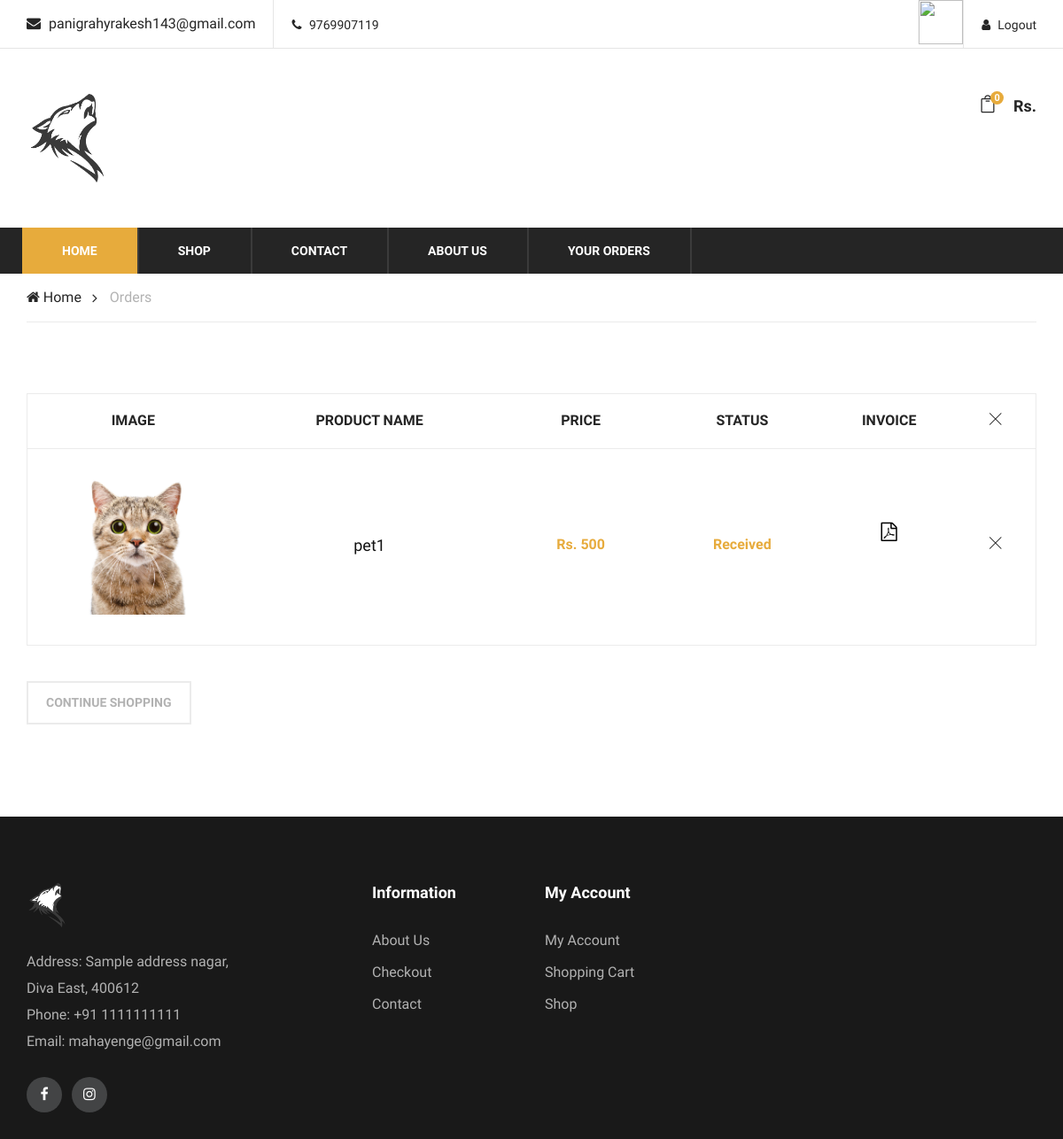
The app's page /online/orders.php (signed in) with its own data.
### tables this page shows
CREATE TABLE `orders` (
  `id` int(11) NOT NULL,
  `product_id` int(11) NOT NULL,
  `user_id` int(11) NOT NULL,
  `address` varchar(300) DEFAULT NULL,
  `date` datetime NOT NULL DEFAULT current_timestamp(),
  `status` tinyint(4) DEFAULT NULL COMMENT '0 = "placed", 1 = "accepted", 2 = "dispatched", 3 = "cancelled", 4 = "received"'
);

CREATE TABLE `products` (
  `id` int(11) NOT NULL,
  `type` tinyint(4) NOT NULL COMMENT '0 = "Pet", 1 = "Accessory"',
  `product_name` varchar(100) NOT NULL,
  `product_details` varchar(300) NOT NULL,
  `product_price` varchar(30) NOT NULL,
  `image` varchar(300) NOT NULL
);

### online/orders.php (the view, shortened to what this page needs)
<?php include 'header.php';
    ?>
    <?php
$uid = $_SESSION['uid'];
$fetch_orders = "SELECT *, o.id as orderid FROM products p inner join orders o on o.product_id = p.id WHERE user_id = '$uid' and status IS NOT NULL";
$orders = $conn->query($fetch_orders);
?>
    <div class="breacrumb-section">
        <div class="container">
            <div class="row">
                <div class="col-lg-12">
                    <div class="breadcrumb-text product-more">
                        <a href="./home.html"><i class="fa fa-home"></i> Home</a>
                        <span>Orders</span>
                    </div>
                </div>
            </div>
        </div>
    </div>
    <section class="shopping-cart spad">
        <div class="container">
            <div class="row">
                <div class="col-lg-12">
                    <div class="cart-table">
                        <table>
                            <thead>
                                <tr>
                                    <th>Image</th>
                                    <th>Product Name</th>
                                    <th>Price</th>
                                    <th>Status</th>
                                    <th>Invoice</th>
                                    <th><i class="ti-close"></i></th>
                                </tr>
                            </thead>
                            <tbody>
                            <?php
                            while($row = $orders->fetch_assoc()){
                                ?>
                                <tr>
                                    <td class="cart-pic first-row"><img src="<?php echo 'admin/'.$row['image'] ?>" alt=""></td>
                                    <td class="first-row">
                                        <h5><?php echo $row['product_name'] ?></h5>
                                    </td>
                                    <td class="p-price first-row">Rs. <?php echo $row['product_price'] ?></td>
                                    <td class="p-price first-row">
                                        <?php
                                        $status = $row['status'];
                                        if($status == NULL){
                                            echo "In the cart";
                                        }elseif($status == 0){
                                            echo "Placed";
                                        }elseif($status == 1){
                                            echo "Accepted";
                                        }elseif($status == 2){
                                            echo "Dispatched";
                                        }elseif($status == 3){
                                            echo "Cancelled";
                                        }elseif($status == 4){
                                            echo "Received";
                                        }
                                        ?></td>
                                        <?php
                                        if($status == 4){
                                            ?>
                                            <td><a href="generate_invoice.php?oid=<?php echo $row['orderid'];?>"><i style="color:black;" class="fa fa-file-pdf-o fa-lg" aria-hidden="true"></i></a></td>
                                            <?php
                                        }else{
                                            ?>
                                            <td>NA</td>
                                            <?php
                                        }
                                        ?>
                                    <td class="close-td first-row"><i class="ti-close" onclick="removefromcart('<?php echo $row['orderid'];?>');"></i></td>
                                </tr>
                                <?php
                            }
                            ?>
                            </tbody>
                        </table>
                    </div>
                    <div class="row">
                        <div class="col-lg-4">
                            <div class="cart-buttons">
                                <a href="shop.php" class="primary-btn continue-shop">Continue shopping</a>
                            </div>
                        </div>
                    </div>
                </div>
            </div>
        </div>
    </section>
    <?php include 'footer.php' ?>

### online/css/style.css (style rules this page uses)
html, body { height: 100%; font-family: "Muli", sans-serif; -webkit-font-smoothing: antialiased; font-smoothing: antialiased; }
h1, h2, h3, h4, h5, h6 { margin: 0; color: #111111; font-weight: 400; font-family: "Muli", sans-serif; }
h5 { font-size: 18px; }
img { max-width: 100%; }
.spad { padding-top: 100px; padding-bottom: 100px; }
.primary-btn { display: inline-block; font-size: 14px; font-weight: 700; padding: 12px 30px; color: #ffffff; background: #e7ab3c; text-transform: uppercase; }
.breadcrumb-text { border-bottom: 1px solid #ebebeb; padding: 15px 0; }
.breadcrumb-text.product-more a:nth-child(1):after { color: #252525; }
.breadcrumb-text a { display: inline-block; font-size: 16px; color: #252525; margin-right: 28px; position: relative; }
.breadcrumb-text a:after { position: absolute; right: -18px; top: 0px; content: ""; font-family: "FontAwesome"; font-size: 16px; color: #b2b2b2; }
.breadcrumb-text span { display: inline-block; color: #b2b2b2; }
.shopping-cart { padding-top: 80px; padding-bottom: 60px; }
.cart-table { margin-bottom: 40px; }
.cart-table table { width: 100%; min-width: 480px; border: 1px solid #ebebeb; }
.cart-table table tr th { font-size: 16px; color: #252525; font-weight: 700; border-bottom: 1px solid #ebebeb; text-align: center; padding: 18px 0 19px; text-transform: uppercase; }
.cart-table table tr td { text-align: center; padding-bottom: 34px; }
.cart-table table tr td.first-row { padding-top: 30px; }
.cart-table table tr td.cart-pic { width: 21%; }
.cart-table table tr td.p-price { width: 16%; }
.cart-table table tr td.p-price, .cart-table table tr td.total-price { color: #e7ab3c; font-size: 16px; font-weight: 700; }
.cart-table table tr td.close-td { font-size: 16px; color: #252525; width: 8%; }
.cart-table table tr td.close-td i { cursor: pointer; }
.cart-buttons { margin-bottom: 34px; }
.cart-buttons .continue-shop { color: #b2b2b2; border: 2px solid #ebebeb; background: #ffffff; margin-right: 8px; padding: 12px 20px 12px 20px; margin-bottom: 10px; }
@media only screen and (min-width: 1200px) { .container { max-width: 1170px; } }

### records on screen
orders: product.image (picture), product.product_name "pet1", product.product_price "500", status "Received"

### other values on screen
$_SESSION['user_email'] "panigrahyrakesh143@gmail.com"
$_SESSION['contactno'] "9769907119"
$totalorder "0"
